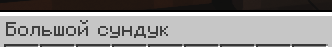
#> input picture assets/chest_open.png, 332 x 47 px
$ python make_icon.py
#> lines starting #> are read from the running program, lines starting #| are printed output that depends on the picture
"""Генерация build/icon.ico из assets/chest_open.png (запасной вариант).

Основной источник иконки — готовый файл 'Запуск.ico' в корне проекта:
build.bat использует его при наличии, а make_icon.py — только как fallback.

Требуется Pillow (входит в requirements.txt).
"""
import os
import sys

from PIL import Image

ROOT = os.path.dirname(os.path.dirname(os.path.abspath(__file__)))
SRC = os.path.join(ROOT, "assets", "chest_open.png")
OUT = os.path.join(ROOT, "build", "icon.ico")


def main():
    if not os.path.isfile(SRC):
        print(f"[make_icon] Не найден источник: {SRC}")
        return 1

    img = Image.open(SRC).convert("RGBA")

    # Центральный квадратный кадр
    w, h = img.size
#> w = 332; h = 47
    s = min(w, h)
#> s = 47
    img = img.crop(((w - s) // 2, (h - s) // 2, (w + s) // 2, (h + s) // 2))
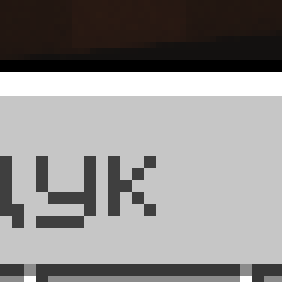
#> img: PIL image 47x47 RGBA (shown 6 times larger); mean R, G, B, A 144.2, 142.1, 141.1, 255

    # Совместимость с Pillow 9 (Image.LANCZOS) и 10+ (Image.Resampling.LANCZOS)
    resampling = getattr(Image, "Resampling", Image)
    img = img.resize((256, 256), resampling.LANCZOS)
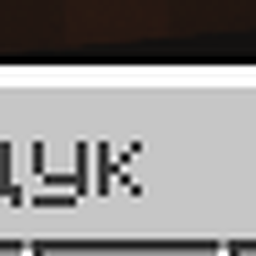
#> img: PIL image 256x256 RGBA; mean R, G, B, A 144.1, 142, 141.1, 255

    os.makedirs(os.path.dirname(OUT), exist_ok=True)
    img.save(OUT, format="ICO",
             sizes=[(16, 16), (24, 24), (32, 32), (48, 48),
                    (64, 64), (128, 128), (256, 256)])
    print(f"[make_icon] OK: {OUT}")
    return 0


if __name__ == "__main__":
    sys.exit(main())
#> (the program exits here)
